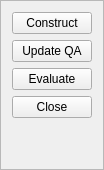
        <widget class="QFrame" name="frame_38">
         <property name="sizePolicy">
          <sizepolicy hsizetype="Preferred" vsizetype="MinimumExpanding">
           <horstretch>0</horstretch>
           <verstretch>0</verstretch>
          </sizepolicy>
         </property>
         <property name="minimumSize">
          <size>
           <width>0</width>
           <height>20</height>
          </size>
         </property>
         <property name="maximumSize">
          <size>
           <width>100</width>
           <height>16777215</height>
          </size>
         </property>
         <property name="frameShape">
          <enum>QFrame::StyledPanel</enum>
         </property>
         <property name="frameShadow">
          <enum>QFrame::Raised</enum>
         </property>
         <layout class="QVBoxLayout" name="verticalLayout_7">
          <item>
           <widget class="QPushButton" name="btnConstruct">
            <property name="font">
             <font>
              <family>Arial</family>
              <weight>50</weight>
              <bold>false</bold>
             </font>
            </property>
            <property name="text">
             <string>Construct</string>
            </property>
           </widget>
          </item>
          <item>
           <widget class="QPushButton" name="btnUpdateQA">
            <property name="font">
             <font>
              <weight>50</weight>
              <bold>false</bold>
             </font>
            </property>
            <property name="text">
             <string>Update QA</string>
            </property>
           </widget>
          </item>
          <item>
           <widget class="QPushButton" name="btnEvaluate">
            <property name="font">
             <font>
              <weight>50</weight>
              <bold>false</bold>
             </font>
            </property>
            <property name="text">
             <string>Evaluate</string>
            </property>
           </widget>
          </item>
          <item>
           <widget class="QPushButton" name="btnClose">
            <property name="font">
             <font>
              <weight>50</weight>
              <bold>false</bold>
             </font>
            </property>
            <property name="text">
             <string>Close</string>
            </property>
           </widget>
          </item>
          <item>
           <spacer name="verticalSpacer">
            <property name="orientation">
             <enum>Qt::Vertical</enum>
            </property>
            <property name="sizeHint" stdset="0">
             <size>
              <width>20</width>
              <height>40</height>
             </size>
            </property>
           </spacer>
          </item>
         </layout>
        </widget>
